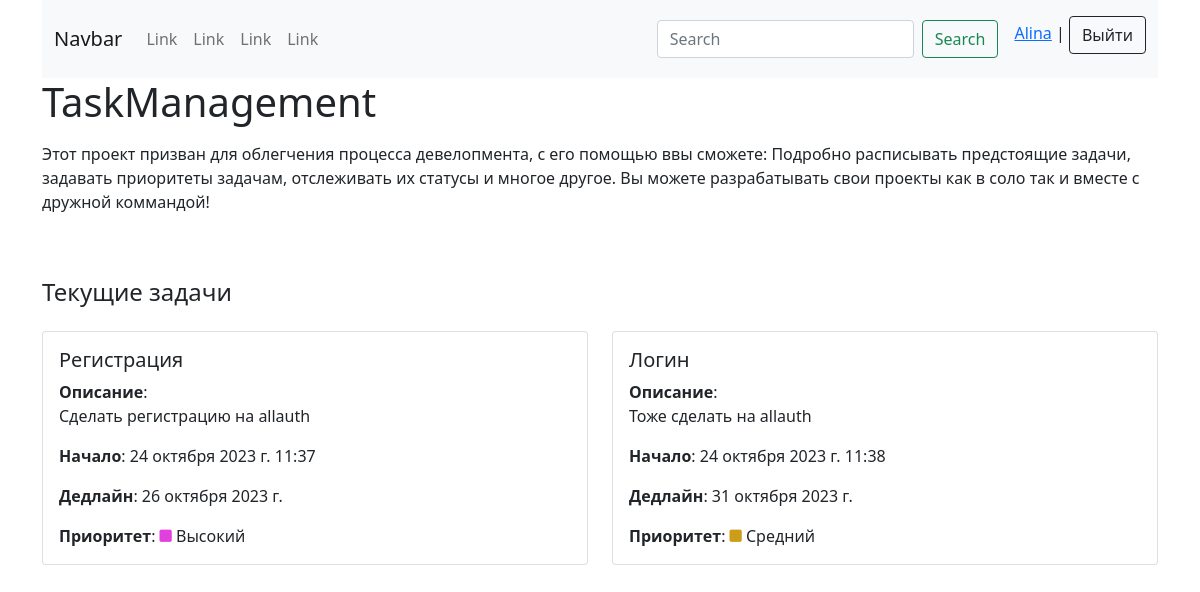
Screenshot of /project/taskmanagement (signed in) with the database file from the repository.
### mainapp/models.py (models this page shows, shortened)
class Project(models.Model):
    user = models.ForeignKey(User, on_delete=models.CASCADE, verbose_name='Пользователь')
    name = models.CharField(max_length=120, verbose_name='Название')
    slug = models.SlugField(unique=True)
    description = RichTextField(verbose_name='Описание')
    photo = models.ImageField(upload_to='photos/', null=True, blank=True, verbose_name='Фото')
    file = models.FileField(upload_to='files/', null=True, blank=True, verbose_name='Файлы')
    started = models.DateTimeField(auto_now_add=True, verbose_name='Начало')
    ended = models.DateTimeField(blank=True, null=True, verbose_name='Закончился')
    deadline = models.DateField(verbose_name='Дедлайн до')
    tags = models.ManyToManyField(Tag, verbose_name='Теги')
    class Meta:
        verbose_name = 'Проект'
        verbose_name_plural = 'Проекты'

class Task(models.Model):
    user = models.ForeignKey(User, on_delete=models.CASCADE, verbose_name='Пользователь')
    title = models.CharField(max_length=120, verbose_name='Название')
    description = RichTextField(verbose_name='Описание')
    status = models.CharField(choices=STATUS, max_length=120, verbose_name='Статус')
    deadline = models.DateField(verbose_name='Дедлайн до')
    started = models.DateTimeField(auto_now_add=True)
    project = models.ForeignKey(Project, on_delete=models.CASCADE, verbose_name='Проект')
    priority = models.CharField(choices=PRIORITY, max_length=60, verbose_name='Приоритет')
    class Meta:
        verbose_name = 'Задача'
        verbose_name_plural = 'Задачи'

### mainapp/views.py (the view)
# urls.py: path('project/<slug:slug>', UserProjectDetailView.as_view(), name='proj_details'),
class UserProjectDetailView(DetailView):
    model = Project
    template_name = 'mainapp/project_details/project_details.html'
    context_object_name = 'project'

### templates/mainapp/project_details/project_details.html
{% extends 'mainapp/base.html' %}
{% block content %}
<div class="container">
    <div class="row">
        <div class="col mb-5">
            <h1>{{ project.name }}</h1>
            <p>{{ project.description|safe }}</p>
        </div>
        <h4>Текущие задачи</h4>
        {% if project.task_set.all %}
            {% for tasks in project.task_set.all %}
                <div class="col-md-6 mt-3">
                    <div class="card mb-3">
                        <div class="card-body">
                            <h5 class="card-title">{{ tasks.title }}</h5>
                            <strong>Описание</strong>: {{ tasks.description|safe }}
                            <p class="card-text"><strong>Начало</strong>: {{ tasks.started }}</p>
                            <p class="card-text"><strong>Дедлайн</strong>: {{ tasks.deadline }}</p>
                            <p class="card-text"><strong>Приоритет</strong>:
                                {% if tasks.priority == 'Низкий' %} <i class="fa-solid fa-square fa-sm" style="color: #11d031;"></i>
                                    {{ tasks.priority }}
                                {% elif tasks.priority == 'Средний' %} <i class="fa-solid fa-square fa-sm" style="color: #cc9d19;"></i>
                                    {{ tasks.priority }}
                                {% elif tasks.priority == 'Высокий' %} <i class="fa-solid fa-square fa-sm" style="color: #e240dd;"></i>
                                    {{ tasks.priority }}
                                {% elif tasks.priority == 'Наивысший' %} <i class="fa-solid fa-square fa-sm" style="color: #d02525;"></i>
                                    {{ tasks.priority }}
                                {% endif %}
                            </p>
                        </div>
                    </div>
                </div>
            {% endfor %}
        {% else %}
            <h5>На данный момент задач не найдено!</h5>
        {% endif %}
    </div>
</div>
{% endblock %}

### templates/mainapp/base.html (shortened to what this page needs)
{% load static %}
<!DOCTYPE html>
<html lang="en">
<head>
    <link rel="stylesheet" href="{% static 'css/style.css' %}">
    <link href="{% static 'fontawesomefree/css/fontawesome.css' %}" rel="stylesheet" type="text/css">
    <link href="{% static 'fontawesomefree/css/brands.css' %}" rel="stylesheet" type="text/css">
    <link href="{% static 'fontawesomefree/css/solid.css' %}" rel="stylesheet" type="text/css">
    <link href="https://cdn.jsdelivr.net/npm/bootstrap@5.0.2/dist/css/bootstrap.min.css" rel="stylesheet">
</head>
<body>
    {% block header %}
    <header>
        <div class="container">
            <nav class="navbar navbar-expand-lg navbar-light bg-light">
                <div class="container-fluid">
                  <a class="navbar-brand" href="{% url 'mainapp:main' %}">Navbar</a>
                  <div class="collapse navbar-collapse" id="navbarSupportedContent">
                    <ul class="navbar-nav me-auto mb-2 mb-lg-0">
                      <li class="nav-item">
                        <a class="nav-link" href="#">Link</a>
                      </li>
                      <li class="nav-item">
                        <a class="nav-link" href="#">Link</a>
                      </li>
                      <li class="nav-item">
                        <a class="nav-link" href="#">Link</a>
                      </li>
                      <li class="nav-item">
                        <a class="nav-link" href="#">Link</a>
                      </li>
                    </ul>
                    <form class="d-flex me-3">
                      <input class="form-control me-2" type="search" placeholder="Search" aria-label="Search">
                      <button class="btn btn-outline-success" type="submit">Search</button>
                    </form>
                    <p class="mt-2"><a href="{% url 'mainapp:user_proj' user.username %}">{{ user.username }}</a> | <a class="btn btn-outline-dark" href="{% url 'authentication:logout' %}">Выйти</a></p>
                  </div>
                </div>
              </nav>
        </div>
    </header>
    {% endblock %}
    {% block content %}{% endblock %}
</body>
</html>

### rows the page displays
Project: name "TaskManagement", description "Этот проект призван для облегчения процесса девелопмента, с его помощью ввы сможете: Подробно расписывать предстоящие задачи, задавать приоритеты задачам, отслеживать их статусы и многое другое. Вы можете разрабатывать свои проекты как в соло так и вместе с дружной коммандой!"
Task: title "Регистрация", description "Сделать регистрацию на allauth", started "24 октября 2023 г. 11:37", deadline "26 октября 2023 г.", priority "Высокий"
Task: title "Логин", description "Тоже сделать на allauth", started "24 октября 2023 г. 11:38", deadline "31 октября 2023 г.", priority "Средний"

### other values shown
{{ user.username }} "Alina"
